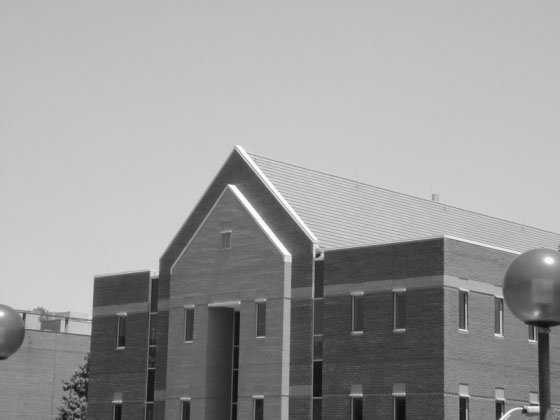
%> input picture hw2/building.jpg, 560 x 420 px
$ octave q2b.m   (GNU Octave 9; MATLAB toolbox functions it lacks are replaced by stand-ins)
%> lines starting %> are read from the running program, lines starting %| are printed output that depends on the picture; in (x1, y1, x2, y2) boxes, pixels count from 0 and x2, y2 are one past the last pixel; in counts of white or black regions, pixels touching at a corner belong together; the program's own positions count from 1
f = double(imread('building.jpg'));
%> f: size 420x560 double; min 11, max 255, mean 154.6; mean of the top-left, top-right, bottom-left and bottom-right quarters 191.1, 195.7, 122.3, 109.3

[BW, t] = edge(f,'Canny', [0.01 0.12]);
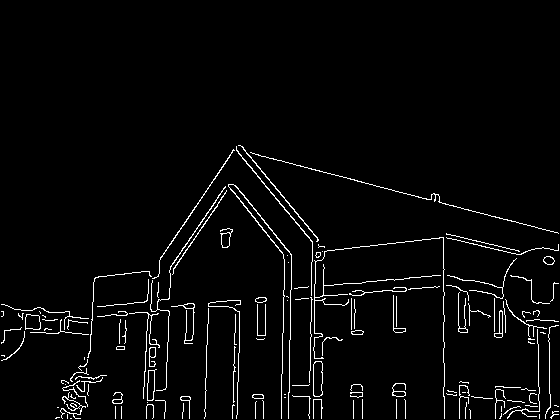
%> BW: size 420x560 logical; 3.2% white in thin lines or dots, all inside (x1, y1, x2, y2) = (1, 145, 559, 419)
%> t = [0.01 0.12]
figure(1)
imshow(BW, [])
[H,T,R] = hough(BW);
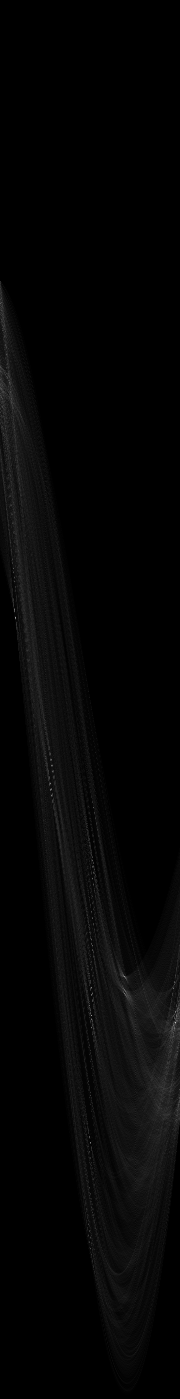
%> H: size 1399x180 double; min 0, max 195, mean 5.4
%> T = 180 values from -90 to 89; R = 1399 values from -699 to 699
%imshow(H,[]);
hold on;
P  = houghpeaks(H,200, 'Threshold', 0.05*max(H(:)));
%> P = 200 rows, first 12: [1023 176; 618 16; 977 125; 1016 92; 988 92; 994 125; 784 51; 1143 91; 989 174; 766 52; 879 93; 946 93]
x = P(:,2);
%> x = 200 values, max 180 at index 18, min 1 at index 13, mean 83.42
y = P(:,1);
%> y = 200 values, max 1267 at index 182, min 289 at index 46, mean 828.5
%plot(x,y,'s','color','white', 'MarkerFaceColor', 'b');

lines = houghlines(BW,T,R,P,'FillGap',4.5,'MinLength',1);
%> lines = 1802 lines; longest, point1 to point2 (x, y): (251, 153) to (428, 200), (160, 261) to (234, 151), (237, 151) to (313, 242), (174, 270) to (227, 192), (236, 186) to (292, 256), (443, 238) to (521, 255)
bl = zeros(size(f));
figure(2)
imshow(bl), hold on
for k = 1:length(lines)
   xy = [lines(k).point1; lines(k).point2];
   plot(xy(:,1),xy(:,2),'LineWidth',1,'Color','white'); hold on;

end
%> this loop made 1802 passes
%> xy on passes 1 to 3: [524 279; 526 279], [481 283; 485 283], [444 286; 452 286]
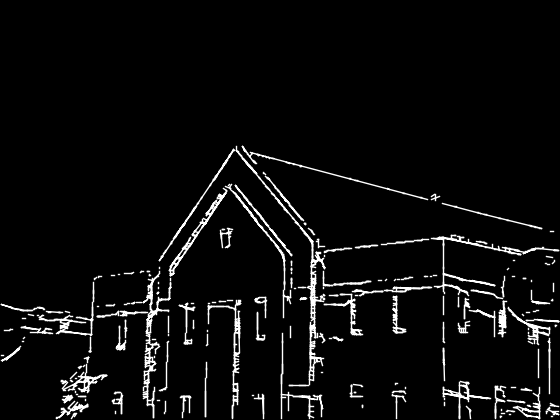
%> figure redrawn from the program's plot data
